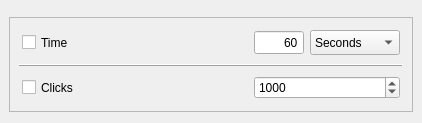
          <widget class="QWidget" name="scrollAreaWidgetContents_3">
           <property name="geometry">
            <rect>
             <x>0</x>
             <y>0</y>
             <width>422</width>
             <height>123</height>
            </rect>
           </property>
           <layout class="QVBoxLayout" name="verticalLayout_14">
            <property name="leftMargin">
             <number>9</number>
            </property>
            <property name="topMargin">
             <number>9</number>
            </property>
            <property name="rightMargin">
             <number>9</number>
            </property>
            <property name="bottomMargin">
             <number>9</number>
            </property>
            <item>
             <widget class="QFrame" name="frame_26">
              <property name="sizePolicy">
               <sizepolicy hsizetype="Minimum" vsizetype="Maximum">
                <horstretch>0</horstretch>
                <verstretch>0</verstretch>
               </sizepolicy>
              </property>
              <property name="frameShape">
               <enum>QFrame::Shape::NoFrame</enum>
              </property>
              <property name="frameShadow">
               <enum>QFrame::Shadow::Raised</enum>
              </property>
              <layout class="QVBoxLayout" name="verticalLayout_16">
               <property name="spacing">
                <number>0</number>
               </property>
               <property name="sizeConstraint">
                <enum>QLayout::SizeConstraint::SetMaximumSize</enum>
               </property>
               <property name="leftMargin">
                <number>0</number>
               </property>
               <property name="topMargin">
                <number>0</number>
               </property>
               <property name="rightMargin">
                <number>0</number>
               </property>
               <property name="bottomMargin">
                <number>0</number>
               </property>
              </layout>
             </widget>
            </item>
            <item>
             <widget class="QFrame" name="frame_28">
              <property name="sizePolicy">
               <sizepolicy hsizetype="Preferred" vsizetype="Maximum">
                <horstretch>0</horstretch>
                <verstretch>0</verstretch>
               </sizepolicy>
              </property>
              <property name="frameShape">
               <enum>QFrame::Shape::StyledPanel</enum>
              </property>
              <property name="frameShadow">
               <enum>QFrame::Shadow::Raised</enum>
              </property>
              <layout class="QVBoxLayout" name="verticalLayout_17">
               <item>
                <widget class="QFrame" name="frame_5">
                 <property name="sizePolicy">
                  <sizepolicy hsizetype="Preferred" vsizetype="Maximum">
                   <horstretch>0</horstretch>
                   <verstretch>0</verstretch>
                  </sizepolicy>
                 </property>
                 <property name="frameShape">
                  <enum>QFrame::Shape::NoFrame</enum>
                 </property>
                 <property name="frameShadow">
                  <enum>QFrame::Shadow::Plain</enum>
                 </property>
                 <property name="lineWidth">
                  <number>1</number>
                 </property>
                 <layout class="QHBoxLayout" name="horizontalLayout_13">
                  <property name="leftMargin">
                   <number>3</number>
                  </property>
                  <property name="topMargin">
                   <number>3</number>
                  </property>
                  <property name="rightMargin">
                   <number>3</number>
                  </property>
                  <property name="bottomMargin">
                   <number>3</number>
                  </property>
                  <item>
                   <widget class="QCheckBox" name="TimeLimitCheckBox">
                    <property name="minimumSize">
                     <size>
                      <width>25</width>
                      <height>0</height>
                     </size>
                    </property>
                    <property name="maximumSize">
                     <size>
                      <width>999</width>
                      <height>25</height>
                     </size>
                    </property>
                    <property name="text">
                     <string>Time</string>
                    </property>
                   </widget>
                  </item>
                  <item>
                   <widget class="QSpinBox" name="TimeLimitInput">
                    <property name="maximumSize">
                     <size>
                      <width>50</width>
                      <height>25</height>
                     </size>
                    </property>
                    <property name="toolTipDuration">
                     <number>-1</number>
                    </property>
                    <property name="locale">
                     <locale language="English" country="UnitedStates"/>
                    </property>
                    <property name="alignment">
                     <set>Qt::AlignmentFlag::AlignRight|Qt::AlignmentFlag::AlignTrailing|Qt::AlignmentFlag::AlignVCenter</set>
                    </property>
                    <property name="readOnly">
                     <bool>false</bool>
                    </property>
                    <property name="buttonSymbols">
                     <enum>QAbstractSpinBox::ButtonSymbols::NoButtons</enum>
                    </property>
                    <property name="keyboardTracking">
                     <bool>true</bool>
                    </property>
                    <property name="showGroupSeparator" stdset="0">
                     <bool>false</bool>
                    </property>
                    <property name="minimum">
                     <number>1</number>
                    </property>
                    <property name="maximum">
                     <number>100000</number>
                    </property>
                    <property name="singleStep">
                     <number>1</number>
                    </property>
                    <property name="value">
                     <number>60</number>
                    </property>
                    <property name="displayIntegerBase">
                     <number>10</number>
                    </property>
                   </widget>
                  </item>
                  <item>
                   <widget class="QComboBox" name="TimeComboBox">
                    <property name="enabled">
                     <bool>true</bool>
                    </property>
                    <property name="minimumSize">
                     <size>
                      <width>80</width>
                      <height>25</height>
                     </size>
                    </property>
                    <property name="maximumSize">
                     <size>
                      <width>90</width>
                      <height>25</height>
                     </size>
                    </property>
                    <property name="toolTip">
                     <string>&lt;!DOCTYPE HTML PUBLIC &quot;-//W3C//DTD HTML 4.0//EN&quot; &quot;http://www.w3.org/TR/REC-html40/strict.dtd&quot;&gt;
&lt;html&gt;&lt;head&gt;&lt;meta name=&quot;qrichtext&quot; content=&quot;1&quot; /&gt;&lt;meta charset=&quot;utf-8&quot; /&gt;&lt;style type=&quot;text/css&quot;&gt;
p, li { white-space: pre-wrap; }
hr { height: 1px; border-width: 0; }
li.unchecked::marker { content: &quot;\2610&quot;; }
li.checked::marker { content: &quot;\2612&quot;; }
&lt;/style&gt;&lt;/head&gt;&lt;body style=&quot; font-family:'Segoe UI'; font-size:9pt; font-weight:400; font-style:normal;&quot;&gt;
&lt;p style=&quot; margin-top:12px; margin-bottom:12px; margin-left:0px; margin-right:0px; -qt-block-indent:0; text-indent:0px;&quot;&gt;Decides the time span in which the Number of Clicks will be executed.&lt;/p&gt;&lt;/body&gt;&lt;/html&gt;</string>
                    </property>
                    <property name="toolTipDuration">
                     <number>-1</number>
                    </property>
                    <property name="locale">
                     <locale language="English" country="UnitedStates"/>
                    </property>
                    <property name="insertPolicy">
                     <enum>QComboBox::InsertPolicy::InsertAtBottom</enum>
                    </property>
                    <property name="sizeAdjustPolicy">
                     <enum>QComboBox::SizeAdjustPolicy::AdjustToContents</enum>
                    </property>
                    <property name="modelColumn">
                     <number>0</number>
                    </property>
                    <property name="labelDrawingMode">
                     <enum>QComboBox::LabelDrawingMode::UseStyle</enum>
                    </property>
                    <item>
                     <property name="text">
                      <string>Seconds</string>
                     </property>
                    </item>
                    <item>
                     <property name="text">
                      <string>Minutes</string>
                     </property>
                    </item>
                    <item>
                     <property name="text">
                      <string>Hours</string>
                     </property>
                    </item>
                    <item>
                     <property name="text">
                      <string>Days</string>
                     </property>
                    </item>
                   </widget>
                  </item>
                 </layout>
                </widget>
               </item>
               <item>
                <widget class="Line" name="line">
                 <property name="frameShadow">
                  <enum>QFrame::Shadow::Raised</enum>
                 </property>
                 <property name="lineWidth">
                  <number>1</number>
                 </property>
                 <property name="orientation">
                  <enum>Qt::Orientation::Horizontal</enum>
                 </property>
                </widget>
               </item>
               <item>
                <widget class="QFrame" name="frame_6">
                 <property name="enabled">
                  <bool>true</bool>
                 </property>
                 <property name="sizePolicy">
                  <sizepolicy hsizetype="Preferred" vsizetype="Maximum">
                   <horstretch>0</horstretch>
                   <verstretch>0</verstretch>
                  </sizepolicy>
                 </property>
                 <property name="frameShape">
                  <enum>QFrame::Shape::NoFrame</enum>
                 </property>
                 <property name="frameShadow">
                  <enum>QFrame::Shadow::Plain</enum>
                 </property>
                 <property name="lineWidth">
                  <number>1</number>
                 </property>
                 <layout class="QHBoxLayout" name="horizontalLayout_14">
                  <property name="leftMargin">
                   <number>3</number>
                  </property>
                  <property name="topMargin">
                   <number>3</number>
                  </property>
                  <property name="rightMargin">
                   <number>3</number>
                  </property>
                  <property name="bottomMargin">
                   <number>3</number>
                  </property>
                  <item>
                   <widget class="QCheckBox" name="ClickLimitCheckBox">
                    <property name="minimumSize">
                     <size>
                      <width>25</width>
                      <height>0</height>
                     </size>
                    </property>
                    <property name="maximumSize">
                     <size>
                      <width>999</width>
                      <height>25</height>
                     </size>
                    </property>
                    <property name="text">
                     <string>Clicks</string>
                    </property>
                   </widget>
                  </item>
                  <item>
                   <widget class="QSpinBox" name="ClickLimitInput">
                    <property name="minimumSize">
                     <size>
                      <width>146</width>
                      <height>0</height>
                     </size>
                    </property>
                    <property name="maximumSize">
                     <size>
                      <width>146</width>
                      <height>25</height>
                     </size>
                    </property>
                    <property name="toolTipDuration">
                     <number>-1</number>
                    </property>
                    <property name="locale">
                     <locale language="English" country="UnitedStates"/>
                    </property>
                    <property name="suffix">
                     <string/>
                    </property>
                    <property name="minimum">
                     <number>1</number>
                    </property>
                    <property name="maximum">
                     <number>2147483647</number>
                    </property>
                    <property name="stepType">
                     <enum>QAbstractSpinBox::StepType::DefaultStepType</enum>
                    </property>
                    <property name="value">
                     <number>1000</number>
                    </property>
                   </widget>
                  </item>
                 </layout>
                </widget>
               </item>
              </layout>
             </widget>
            </item>
           </layout>
          </widget>
